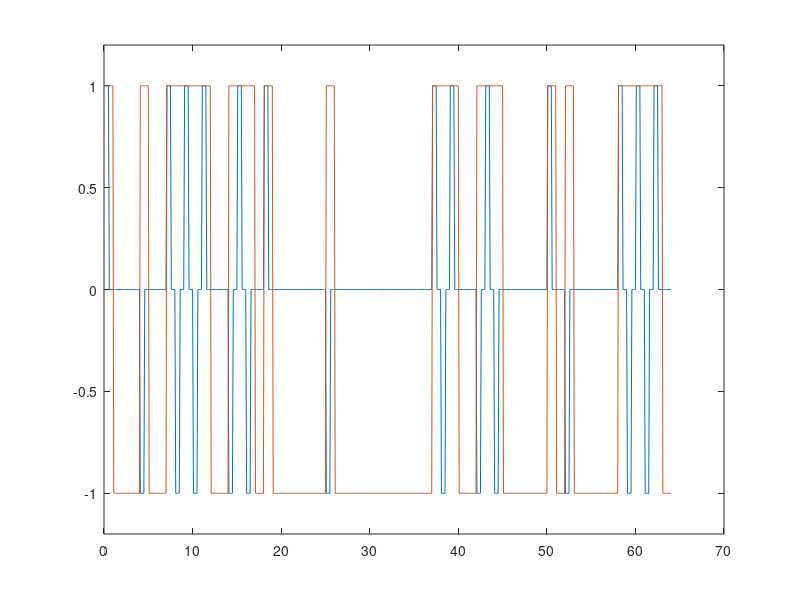

The MATLAB source for this figure:
N_bits = 64; #More bits for spectrum
bit_stream = randi([0,1], 1, N_bits)

dt = 0.1;
time_range = dt:dt:N_bits;

#Line Codes
AMI = [];
high = 1;

P_NRZ = [];

for (d = bit_stream)
  AMI = [AMI,  d*high*ones(1, 1/(2*dt)), zeros(1, 1/(2*dt))];
  high *= (-1)^d;

  P_NRZ = [P_NRZ, (2*d-1)*ones(1, 1/dt)];
endfor

figure('Position', [100, 100, 960, 360]);
plot(time_range, AMI)
hold on
plot(time_range, P_NRZ)
ylim([-1.2,1.2])
print("digB_1_figures/time_domain_waveform.png")
hold off;

df = 1/N_bits;
Fmax = 1/(2*dt);
freq_range = -Fmax:df:Fmax-df;

AMI_Spectrum = fftshift(fft(AMI));
P_NRZ_Spectrum = fftshift(fft(P_NRZ));

AMI_Power = (dt/length(freq_range)) * abs(AMI_Spectrum).^2;
P_NRZ_Power = (dt/length(freq_range)) * abs(P_NRZ_Spectrum).^2;

##figure('Position', [100, 100, 960, 360]);
##subplot(1,2,1);
##plot(freq_range, AMI_Power);
##subplot(1,2,2);
##plot(freq_range, P_NRZ_Power);
##print("digB_1_figures/Power_4096bits.png");
